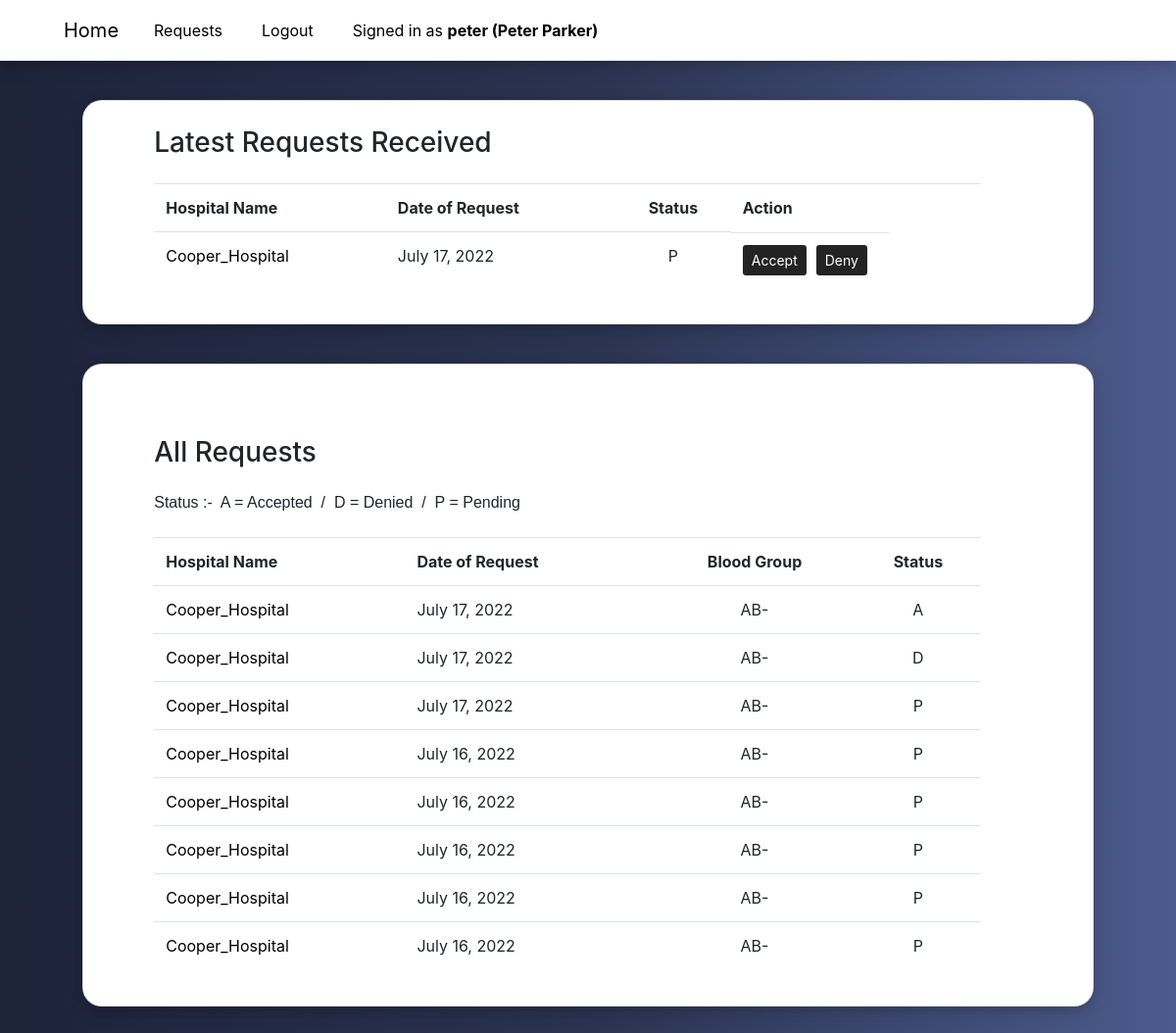
Screenshot of /requests/ (signed in) with the database file from the repository.
### donate/models.py (models this page shows, shortened)
class User(AbstractUser):
    gender_choice = [
        ("M", "Male"),
        ("F", "Female"),
        ("O", "Other")
    ]
    is_hospital = models.BooleanField(default = False)
    street = models.CharField (max_length=64)
    city = models.CharField (max_length=64)
    state = models.CharField (max_length=64)
    phone_no = models.CharField(max_length=15, validators=[validate_international_phonenumber], unique=True)
    dob = models.DateField(auto_now_add=False, blank=True, null=True)
    blood_type = models.CharField(choices=unit_choices, max_length=64, blank=True)
    gender = models.CharField(choices=gender_choice, max_length=1, blank=True)
    requests = models.ManyToManyField("User", blank=True, through="BloodRequest")
    def __str__(self):
        if self.is_hospital:
            return f'{self.username}'
        else:
            return f'{self.username} ({self.first_name} {self.last_name})'

class BloodRequest(models.Model):
    hospital = models.ForeignKey("User", on_delete=models.CASCADE, related_name="requester")
    donor = models.ForeignKey("User", on_delete=models.CASCADE, related_name="requested_donor")
    status_choice = [
        ("P", "Pending"),
        ("A", "Accepted"),
        ("D", "Denied")
    ]
    date = models.DateField(auto_now_add=True)
    status = models.CharField(choices=status_choice, max_length=1, default="P")

### donate/views.py (the view, shortened to what this page needs)
# urls.py: path("requests/", views.requests, name="requests"),
@login_required(login_url="login")
def requests(request):
    if request.user.is_hospital == True:
        reqs = BloodRequest.objects.filter(hospital=request.user)
    else:
        reqs = BloodRequest.objects.filter(donor=request.user)
    return render(request, "donate/requests.html", {
            "reqs": reqs.order_by('date').reverse(),
            "today": date.today()
        })

### donate/templates/donate/requests.html (shortened to what this page needs)
{% extends "donate/layout.html" %}
{% load static %}
{% block stylelink %} <link href="{% static 'donate/requests.css' %}" rel="stylesheet"> {% endblock %}
{% block body %}
    <div class="requestscontainer">
        <div>
            {% if user.is_hospital == True %}
            <div class="card">
                <h3>Today's Accepted Requests</h3>
                    <div class="overflow">
                    <table class="table table-hover">
                    <tr>
                        <th> Donor Name </th>
                        <th> Date of Request </th>
                        <th style="text-align: center;"> Status </th>
                        <th style="text-align: center;"> Blood Group </th>
                    </tr>
                    {% for req in reqs %}
                        {% if req.status == 'A' and today == req.date %}
                            <tr>
                                <td>    <a href="{% url 'profile' name=req.donor.username %}">{{ req.donor.first_name }} {{ req.donor.last_name }}</a> </td>
                                <td>    {{ req.date }}    </td>
                                <td style="text-align: center;">    {{ req.status }}  </td>
                                <td style="text-align: center;">    {{ req.donor.blood_type }}  </td>
                            </tr>
                        {% endif %}
                    {% empty %}
                    <tr>
                        <td>None</td>
                        <td>None</td>
                        <td style="text-align: center;">None</td>
                        <td style="text-align: center;">None</td>
                    <tr>
                    {% endfor %}
                    </table>
                    </div>
                </div>
                <div class="card">
                <h3>Make New Request</h3>
                Makes a request to all the donors in the city with Particular Blood Type
                <form action="{% url 'requests' %}" method="POST" style="display:flex; flex-flow: row wrap;">
                    {% csrf_token %}
                    <select class="form-control input" name="blood_req_type" required id="dropdown">
                        <option value="A+">A+</option>
                        <option value="A-">A-</option>
                        <option value="B+">B+</option>
                        <option value="B-">B-</option>
                        <option value="AB+">AB+</option>
                        <option value="AB-">AB-</option>
                        <option value="O+">O+</option>
                        <option value="O-">O-</option>
                    </select>
                    <input class="btn btn-info input" type="submit" value="Make Request" id="submit" style="margin-left:50px">
                </form>
                </div>
            {% else %}
            <div class="card">
                <h3>Latest Requests Received </h3>
                <div class="overflow">
                    <table class="table table-hover">
                        <tr>
                            <th> Hospital Name </th>
                            <th> Date of Request </th>
                            <th style="text-align: center;"> Status </th>
                            <th> Action </th>
                        </tr>
                    {% for req in reqs %}
                        {% if user.is_hospital == False and req.status == 'P' and today == req.date %}
                            <tr>
                                <td>  <a href="{% url 'profile' name=req.hospital.username %}">{{ req.hospital }}</a> </td>
                                <td>  {{ req.date }} </td>
                                <td style="text-align: center;">  {{ req.status }} </td>
                                <td style="display:flex; flex-flow: row nowrap;">
                                    <form action="{% url 'response' id=req.id %}" method="POST">
                                        <input type="submit" class="btn btn-sm submit" name="accept" value="Accept" style="color: white;">
                                    </form>
                                    <form action="{% url 'response' id=req.id  %}" method="POST">
                                        <input type="submit" class="btn btn-sm submit" name="deny" value="Deny"  style="color: white;">
                                    </form>
                                </td>
                            </tr>
                        {% endif %}
                    {% endfor %}
                    </table>
                </div>
            </div>
            {% endif %}
            <div class="card">
                {% if user.is_hospital == True %}
                    <h3>ALL Requests Made</h3>
                {% else %}
                    <br><br><h3>All Requests</h3>
                {% endif %}
                <pre style="padding-bottom: 10px; font: 1em sans-serif;">Status :-  A = Accepted  /  D = Denied  /  P = Pending</pre>
                <div class="overflow">
                <table class="table table-hover">
                    <tr>
                        {% if user.is_hospital == True %}
                            <th> Donor Name </th>
                        {% else %}
                            <th>Hospital Name</th>
                        {% endif %}
                        <th> Date of Request </th>
                        <th style="text-align: center;"> Blood Group </th>
                        <th style="text-align: center;"> Status </th>
                    </tr>
                        {% for req in reqs %}
                            <tr>
                                {% if user.is_hospital == True %}
                                    <td> <a href="{% url 'profile' name=req.donor.username %}">{{ req.donor.first_name }} {{ req.donor.last_name }}</a></td>
                                {% else %}
                                    <td> <a href="{% url 'profile' name=req.hospital.username %}">{{ req.hospital }}</a></td>
                                {% endif %}
                                <td> {{ req.date }} </td>
                                <td style="text-align: center;"> {{ req.donor.blood_type }}</td>
                                <td style="text-align: center;"> {{ req.status }} </td>
                            </tr>
                        {% endfor %}
                </table>
                </div>
            </div>
        </div>
    </div>
{% endblock %}

### donate/templates/donate/layout.html (shortened to what this page needs)
{% load static %}
<!DOCTYPE html>
<html lang="en">
    <head>
        <link rel="stylesheet" href="https://stackpath.bootstrapcdn.com/bootstrap/4.4.1/css/bootstrap.min.css">
        <link href="{% static 'donate/navbar.css' %}" rel="stylesheet">
        {% block stylelink %} {% endblock %}
    </head>
    <body>
        <nav class="navbar navbar-expand-md fixed-top" id="navbar">
            <div class="container">
                <a class="navbar-brand" href="{% url 'index' %}">Home</a>
                <div class="collapse navbar-collapse" id="navbarResponsive">
                    <ul class="navbar-nav ms-auto">
                        {% if user.is_authenticated %}
                            <li class="nav-item mx-0 mx-md-1"><a class="nav-link py-3 px-0 px-md-3 rounded" href="{% url 'requests' %}">Requests</a></li>
                            <li class="nav-item mx-0 mx-md-1"><a class="nav-link py-3 px-0 px-md-3 rounded" href="{% url 'logout' %}">Logout</a></li>
                            <li class="nav-item mx-0 mx-md-1"><a class="nav-link py-3 px-0 px-md-3 rounded" href="{% url 'profile' name=user.username %}">Signed in as <strong>{{ user }}</strong></a></li>
                        {% else %}
                            <li class="nav-item mx-0 mx-md-1"><a class="nav-link py-3 px-0 px-md-3 rounded" href="{% url 'login' %}">Login</a></li>
                            <li class="nav-item mx-0 mx-md-1"><a class="nav-link py-3 px-0 px-md-3 rounded" href="{% url 'register' %}">Register</a></li>
                        {% endif %}
                    </ul>
                </div>
            </div>
        </nav>
        <div>
        {% block body %}
        {% endblock %}
        </div>
    </body>
    </html>
</html>

### donate/static/donate/navbar.css (style rules this page uses)
#navbar { padding-left: 50px; padding-top: 3px; padding-bottom: 3px; position: sticky; top:0; background-color: white; box-shadow: 0 4px 8px 0 rgba(0, 0, 0, 0.1), 0 6px 20px 0 rgba(0, 0, 0, 0.1); z-index: 5; }

### donate/static/donate/requests.css (style rules this page uses)
body { background: -webkit-gradient(linear, left top, right top, color-stop(0%,#1D2339), color-stop(50%,#2A3350), color-stop(100%,#4C5B8D )); }
.requestscontainer { margin: 40px 7% 100px 7%; }
a, a:hover, a:focus, a:active, a:visited { color: black }
#submit, .submit { background-color: #232323; color: aliceblue; }
.submit { margin-right: 10px; }
.table { width: 90%; }
tr, td { padding: 5px 5px 5px 5px; width: fit-content; }
h3 { margin-bottom: 25px; }
.card { margin-top: 20px; margin-bottom: 40px; padding: 2.5% 2% 2% 7% ; box-shadow: 0 4px 8px 0 rgba(0, 0, 0, 0.1), 0 6px 20px 0 rgba(0, 0, 0, 0.1); border-radius: 20px; }
.overflow { overflow-x: auto; }

### rows the page displays
User: is_hospital+username+first_name "peter (Peter Parker)"
BloodRequest: hospital "Cooper_Hospital", date "July 17, 2022", status "P", donor.blood_type "AB-"
BloodRequest: hospital "Cooper_Hospital", date "July 17, 2022", donor.blood_type "AB-", status "A"
BloodRequest: hospital "Cooper_Hospital", date "July 17, 2022", donor.blood_type "AB-", status "D"
BloodRequest: hospital "Cooper_Hospital", date "July 16, 2022", donor.blood_type "AB-", status "P"
BloodRequest: hospital "Cooper_Hospital", date "July 16, 2022", donor.blood_type "AB-", status "P"
BloodRequest: hospital "Cooper_Hospital", date "July 16, 2022", donor.blood_type "AB-", status "P"
BloodRequest: hospital "Cooper_Hospital", date "July 16, 2022", donor.blood_type "AB-", status "P"
BloodRequest: hospital "Cooper_Hospital", date "July 16, 2022", donor.blood_type "AB-", status "P"
